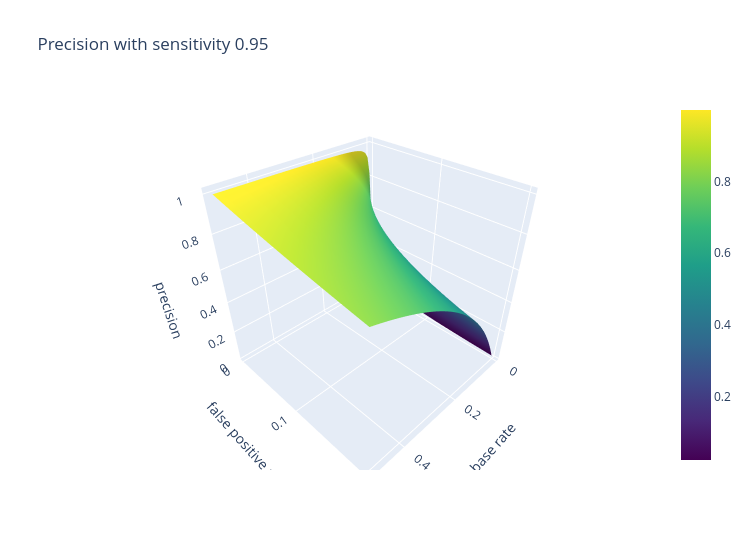

Notebook source saved alongside this figure:
### Markdown cell above
### 8.2 Interactive Plotly version of 8.1
Hover to read the precision for any base rate and false positive rate.

### Code cell
fig = go.Figure(go.Surface(x=prev_g, y=fpr_g, z=Z, colorscale="Viridis"))
fig.update_layout(title="Precision with sensitivity 0.95", width=750, height=550, scene=dict(xaxis_title="base rate", yaxis_title="false positive rate", zaxis_title="precision"))
fig.show()
